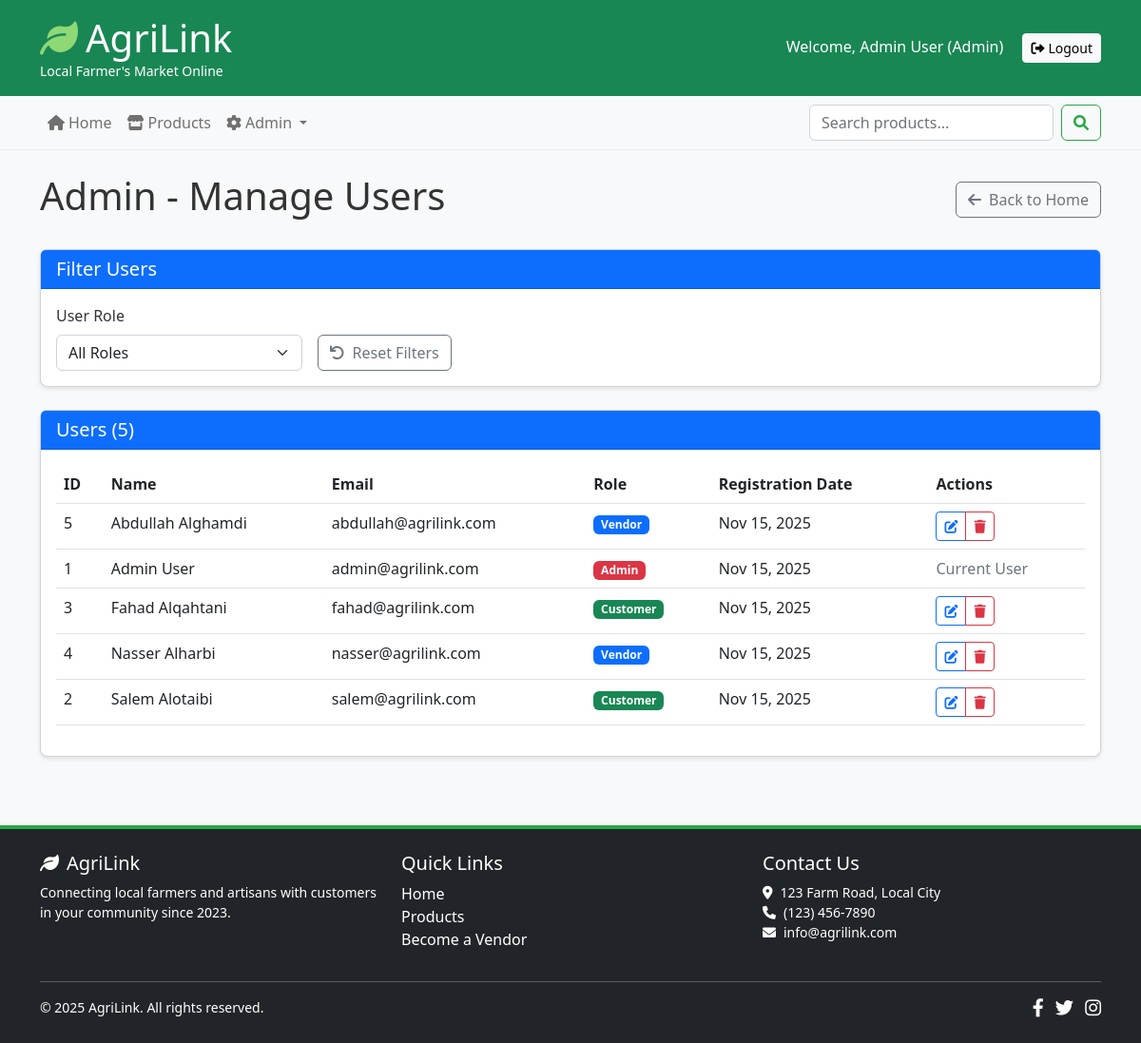
/presentation/admin/users.php (signed in), run on the app's committed database.
### tables this page shows
CREATE TABLE users (
    id INT AUTO_INCREMENT PRIMARY KEY,
    name VARCHAR(100) NOT NULL,
    email VARCHAR(100) NOT NULL UNIQUE,
    password VARCHAR(255) NOT NULL,
    role ENUM('customer', 'vendor', 'admin') DEFAULT 'customer',
    created_at TIMESTAMP DEFAULT CURRENT_TIMESTAMP,
    updated_at TIMESTAMP DEFAULT CURRENT_TIMESTAMP ON UPDATE CURRENT_TIMESTAMP
);

### data/Database.php (called while the page is built, shortened)
<?php
class Database {
    private static $instance = null;
    private $connection;
    private function __construct() {
        try {
            $this->connection = new PDO(
                'mysql:host=' . DB_HOST . ';port=' . DB_PORT . ';dbname=' . DB_NAME . ';charset=utf8mb4',
                DB_USER,
                DB_PASS,
                [
                    PDO::ATTR_ERRMODE => PDO::ERRMODE_EXCEPTION,
                    PDO::ATTR_DEFAULT_FETCH_MODE => PDO::FETCH_ASSOC,
                    PDO::ATTR_EMULATE_PREPARES => false
                ]
            );
        } catch (PDOException $e) {
            die("Database connection failed: " . $e->getMessage());
        }
    }
    public static function getInstance() {
        if (self::$instance === null) {
            self::$instance = new self();
        }
        return self::$instance;
    }
    public function query($sql) {
        return $this->connection->query($sql);
    }
}

### business/UserManager.php (called while the page is built, shortened)
<?php
require_once __DIR__ . '/../data/UserDAO.php';
class UserManager {
    private $userDAO;
    public function __construct() {
        $this->userDAO = new UserDAO();
    }
    public function getAllUsers() {
        return $this->userDAO->getAllUsers();
    }
}

### data/UserDAO.php (called while the page is built, shortened)
<?php
require_once 'Database.php';
class UserDAO {
    private $db;
    public function __construct() {
        $this->db = Database::getInstance();
    }
    public function getAllUsers() {
        $stmt = $this->db->query("SELECT * FROM users ORDER BY name");
        return $stmt->fetchAll();
    }
}

### business/SessionManager.php (called while the page is built, shortened)
<?php
class SessionManager {
    public static function isLoggedIn() {
        return isset($_SESSION['user_id']);
    }
    public static function getCurrentUserId() {
        return self::isLoggedIn() ? $_SESSION['user_id'] : null;
    }
}

### presentation/admin/users.php (the view, shortened to what this page needs)
<?php
require_once '../../business/SessionManager.php';
require_once '../../business/UserManager.php';
$userManager = new UserManager();
$users = $userManager->getAllUsers();
require_once '../../presentation/layouts/header.php';
require_once '../../presentation/layouts/navigation.php';
?>
<main class="container py-4">
    <div class="d-flex justify-content-between align-items-center mb-4">
        <h1>Admin - Manage Users</h1>
        <div>
            <a href="<?php echo BASE_URL; ?>" class="btn btn-outline-secondary">
                <i class="fas fa-arrow-left me-2"></i>Back to Home
            </a>
        </div>
    </div>
    <div class="card mb-4">
        <div class="card-header bg-primary text-white">
            <h5 class="mb-0">Filter Users</h5>
        </div>
        <div class="card-body">
            <form action="" method="GET" class="row g-3">
                <div class="col-md-3">
                    <label for="role" class="form-label">User Role</label>
                    <select class="form-select" id="role" name="role" onchange="this.form.submit()">
                        <option value="">All Roles</option>
                    </select>
                </div>
                <div class="col-md-3 d-flex align-items-end">
                    <a href="<?php echo BASE_URL; ?>presentation/admin/users.php" class="btn btn-outline-secondary">
                        <i class="fas fa-undo me-2"></i>Reset Filters
                    </a>
                </div>
            </form>
        </div>
    </div>
    <div class="card">
        <div class="card-header bg-primary text-white d-flex justify-content-between align-items-center">
            <h5 class="mb-0">Users (<?php echo count($users); ?>)</h5>
        </div>
        <div class="card-body">
            <?php if (empty($users)): ?>
                <p class="text-muted">No users found matching your criteria.</p>
            <?php else: ?>
                <div class="table-responsive">
                    <table class="table table-hover">
                        <thead>
                            <tr>
                                <th>ID</th>
                                <th>Name</th>
                                <th>Email</th>
                                <th>Role</th>
                                <th>Registration Date</th>
                                <th>Actions</th>
                            </tr>
                        </thead>
                        <tbody>
                            <?php foreach ($users as $user): ?>
                                <tr>
                                    <td><?php echo $user['id']; ?></td>
                                    <td><?php echo htmlspecialchars($user['name']); ?></td>
                                    <td><?php echo htmlspecialchars($user['email']); ?></td>
                                    <td>
                                        <?php
                                        $badgeClass = 'bg-secondary';
                                        if ($user['role'] === 'admin') {
                                            $badgeClass = 'bg-danger';
                                        } elseif ($user['role'] === 'vendor') {
                                            $badgeClass = 'bg-primary';
                                        } elseif ($user['role'] === 'customer') {
                                            $badgeClass = 'bg-success';
                                        }
                                        ?>
                                        <span class="badge <?php echo $badgeClass; ?>">
                                            <?php echo ucfirst($user['role']); ?>
                                        </span>
                                    </td>
                                    <td><?php echo date('M d, Y', strtotime($user['created_at'])); ?></td>
                                    <td>
                                        <?php if (SessionManager::getCurrentUserId() != $user['id']): ?>
                                            <div class="btn-group">
                                                <button type="button" class="btn btn-sm btn-outline-primary"
                                                        data-bs-toggle="modal" data-bs-target="#editModal<?php echo $user['id']; ?>">
                                                    <i class="fas fa-edit"></i>
                                                </button>
                                                <button type="button" class="btn btn-sm btn-outline-danger"
                                                        data-bs-toggle="modal" data-bs-target="#deleteModal<?php echo $user['id']; ?>">
                                                    <i class="fas fa-trash"></i>
                                                </button>
                                            </div>
                                        <?php else: ?>
                                            <span class="text-muted">Current User</span>
                                        <?php endif; ?>
                                    </td>
                                </tr>
                            <?php endforeach; ?>
                        </tbody>
                    </table>
                </div>
            <?php endif; ?>
        </div>
    </div>
</main>
<?php require_once '../../presentation/layouts/footer.php'; ?>

### assets/css/style.css (style rules this page uses)
body { font-family: 'Segoe UI', Tahoma, Geneva, Verdana, sans-serif; background-color: #f8f9fa; color: #333; }
.card { border-radius: 8px; box-shadow: 0 2px 5px rgba(0, 0, 0, 0.1); transition: all 0.3s ease; }

### data on the page
users: id "5", name "Abdullah Alghamdi", email "abdullah@agrilink.com", role "Vendor", created_at "Nov 15, 2025"
users: id "1", name "Admin User", email "admin@agrilink.com", role "Admin", created_at "Nov 15, 2025", shows "Current User"
users: id "3", name "Fahad Alqahtani", email "fahad@agrilink.com", role "Customer", created_at "Nov 15, 2025"
users: id "4", name "Nasser Alharbi", email "nasser@agrilink.com", role "Vendor", created_at "Nov 15, 2025"
users: id "2", name "Salem Alotaibi", email "salem@agrilink.com", role "Customer", created_at "Nov 15, 2025"

### other printed values
SessionManager::getCurrentUserName() "Admin User"
SessionManager::getCurrentUserRole() "Admin"
count($users) "5"
